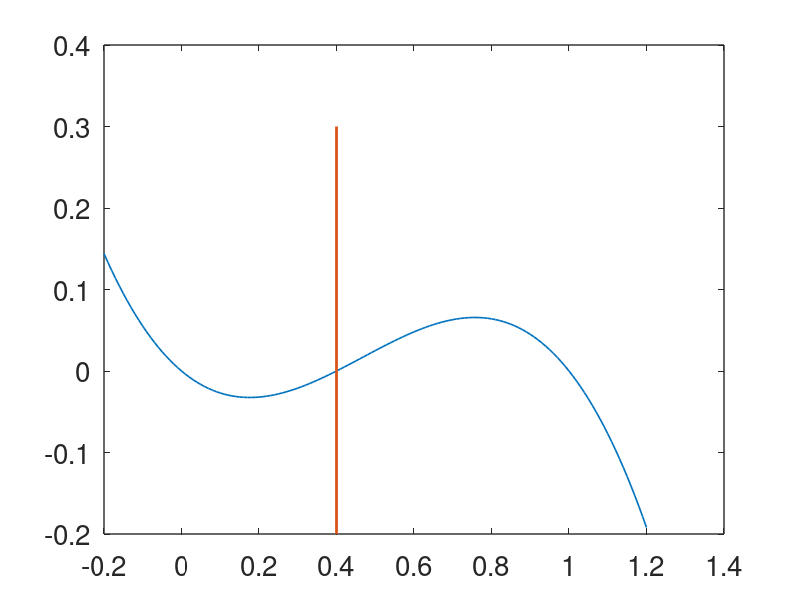

Write MATLAB code to recreate this figure. (Note: this script raises an error after producing the figure.)
% coupled FHN oscillators
function fhn_oscillators
set(0,                           ...
   'defaultaxesfontsize', 20,   ...
   'defaultaxeslinewidth', 1.0, ...
   'defaultlinelinewidth', 1.2, ...
   'defaultpatchlinewidth', 0.7);

global N   alpha G delj K

N = 200; % number of coupled oscillators
Nj = [1:N]';
delj = 0.02+0.06*Nj/N;
% parameters
 alpha = 0.4;
 % coupling coefficient

Glist = [0;50];
tlengthlist = [50,300];
  %K is the coupling matrix
 K = - diag([1; 2*ones(N-2,1);1])+diag(ones(N-1,1),-1) + diag(ones(N-1,1),1);
% sketch a phase plane:
v =[-0.2:.01:1.2];
f = cubic(v);
figure(1)
plot(v,f,[alpha,alpha],[-0.2,0.3],'linewidth',2)
hold on

for gj = 1:length(Glist)
    G = Glist(gj);
% set up the differential equation solve

tstep = 0.01; % integration step size
t_end =tlengthlist(gj); % length of  interval
tspan = [0:tstep:t_end];

 % initial data for integration
 s = zeros(1,2*N);
   
[T,S] = ode15s(@deRHS,tspan,s); 
figure(1)
plot(S(:,N),S(:,2*N),'--',S(:,1),S(:,N+1),'--')
xlabel('v','fontsize',20)
ylabel('w','fontsize',20)
 
% find the oscillation periods
for j = 1:N
Q = (S(2:end,j)-alpha).*(S(1:end-1,j)-alpha);
%Check when v crosses alpha
Tj = find(Q<=0);
 
% calculate the frequency
nj = length(Tj);

np =fix(nj/2);
timetot = T(Tj(np)) - T(Tj(2)); 
per(j) = timetot/(np-1);
end

freq = 1./per;
figure(4)
 
if(gj==1)
plot([1:N],freq,'linewidth',2)
else
plot([1:N],freq,'*') 
end
hold on
xlabel('oscillator #','fontsize',20)
ylabel('frequency','fontsize',20)
 text(100,1.45,'coupled','fontsize',18)
 text(50,1.3,'uncoupled','fontsize',18)

 
end
function s_prime=deRHS(t,s)  % right hand side for ode system
 global  N alpha G delj K
  
 v= s(1:N);
 w = s(N+1:2*N);

 
 Fv = (cubic(v)-w)./delj +G*K*v;
 Fw = v-alpha;

s_prime = [Fv; Fw];

function f = cubic(v)
global alpha
f = v.*(v-1).*(alpha-v);
